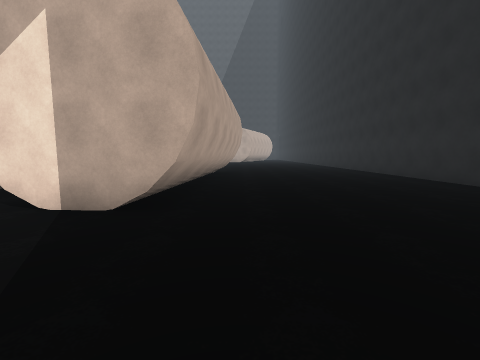
View 1 (above)

15 first-person views from a walk through a scene from a Unity 3-D project. The camera is 1.4 m above the floor, tilts 6° down and sees 90° across. The floor is counted in squares, 2 m on a side. Each view is taken from the middle of a square. On the plan, view 1 faces up. The plan holds only what a view shows up to about 9 squares ahead; the rest is blank. The place goes on beyond the plan.

View 2
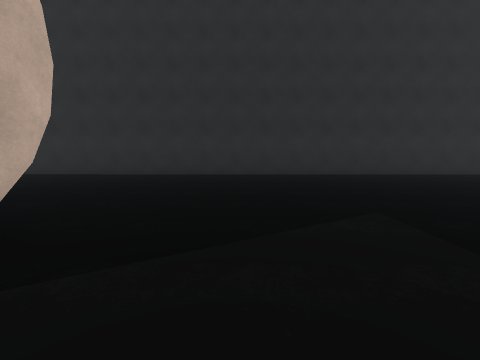

View 3
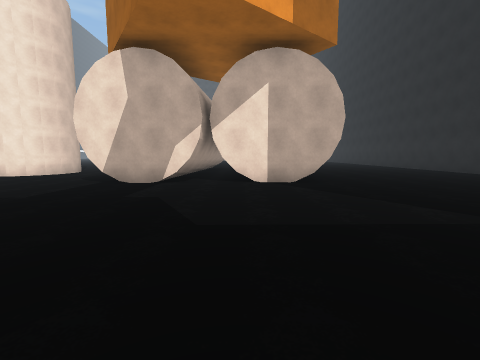

View 4
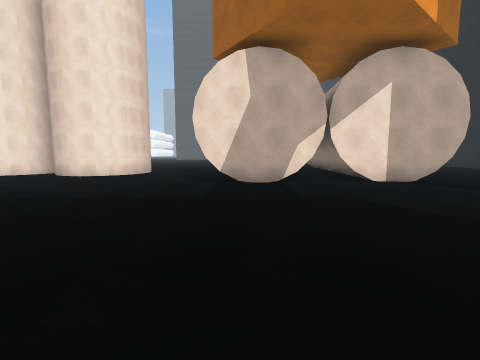

View 5
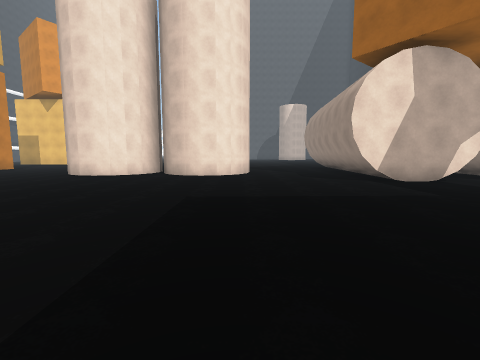

View 6
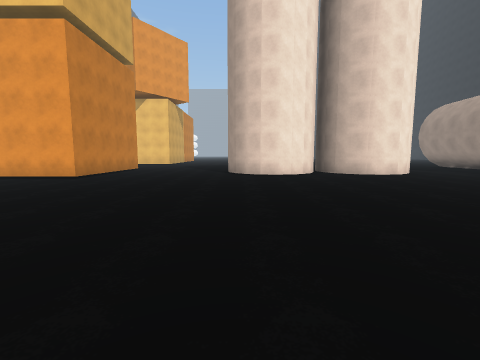

View 7
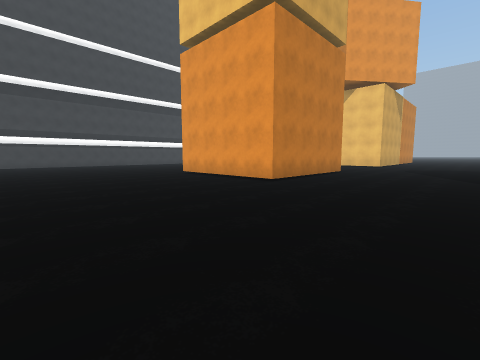

View 8
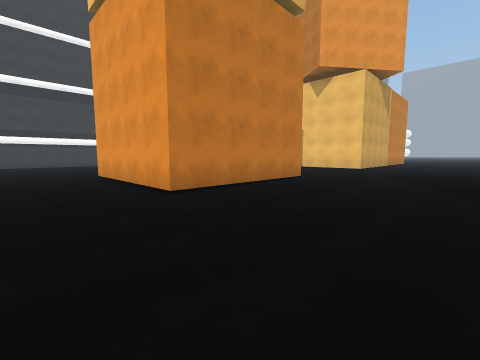

View 9
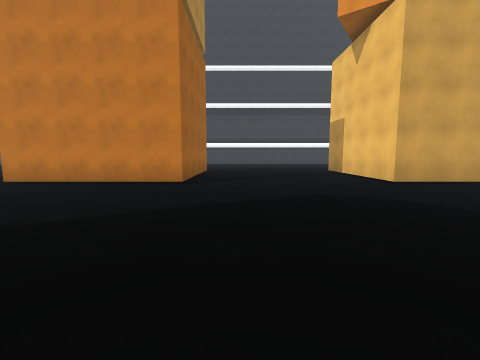

View 10
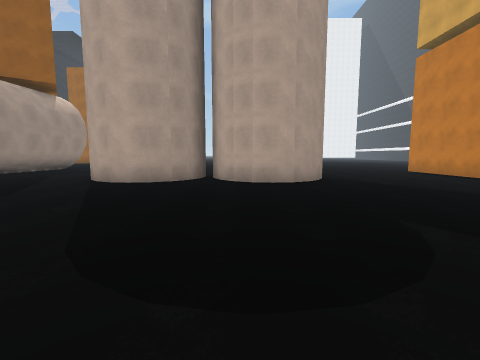

View 11
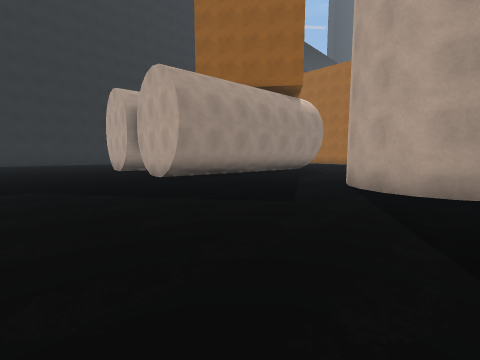

View 12
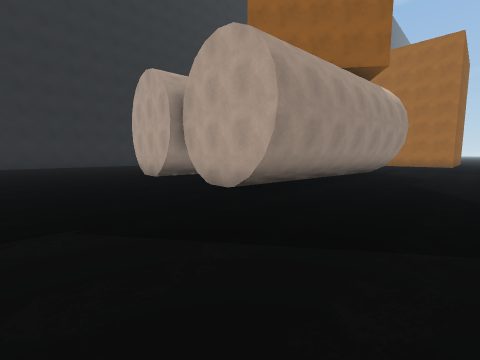

View 13
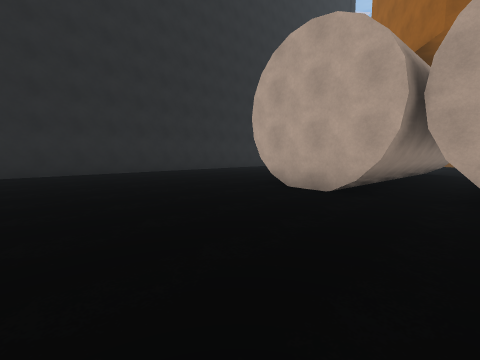

View 14
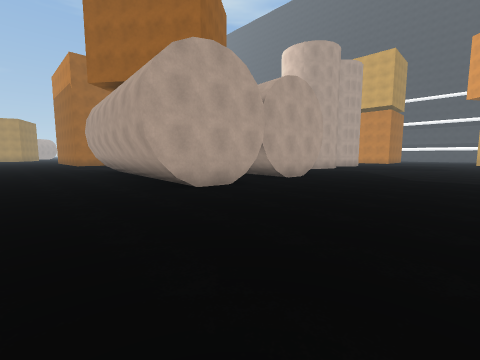

View 15
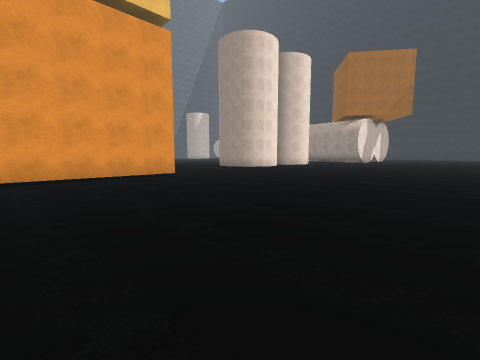

### Floor plan
Points are (right, up) in squares from view 1. A wall is a line through its corners. A room is listed if a view was taken in it or the views show most of it. See-through windows are left out.
Room 1 (views 1, 2, 3, 4, 5, 6, 7, 8, 9, 10, 11, 12, 13, 14, 15)
walls: (-13.2, 6.1) (-13.5, 5.6) (-13.8, 5.2) (-14.3, 5) (-14.8, 4.9) (-15.3, 5) (-15.8, 5.2) (-16.1, 5.6) (-16.4, 6); (-9.7, 6.1) (-9.9, 5.6) (-10.3, 5.2) (-10.8, 5) (-11.3, 4.9) (-11.8, 5) (-12.2, 5.2) (-12.6, 5.6) (-13, 6.3); (-12.9, 7) (-12.6, 7.5) (-12.3, 7.9) (-11.8, 8.1) (-11.3, 8.2) (-10.8, 8.1) (-10.3, 7.9) (-10, 7.5) (-9.7, 7); (-16.4, 7) (-16.2, 7.5) (-15.8, 7.9) (-15.3, 8.1) (-14.8, 8.2) (-14.3, 8.1) (-13.8, 7.9) (-13.5, 7.5) (-13.2, 7); (-4.2, 2.9) (-7, 3.1) (-6.4, 9.7) (-3.6, 9.5); (-3.5, 3.1) (-2.9, 9.7) (-0.1, 9.5) (-0.7, 2.9) (-3.5, 3.1); (-23.9, 8.6) (-20.9, 8.6) (-20.9, 4.1) (-25.4, 4.1); (-20.9, 14.5) (-20.9, 13.8) (-24, 13.8); (5.1, -7.1) (5.1, 14.1)

Positions as (right, up) in squares from view 1, and headings:
1: (0, 0), facing up
2: (-3, 1), facing right
3: (-3, -3), facing up
4: (-6, -3), facing up
5: (-10, -3), facing up
6: (-16, -3), facing up
7: (-17, -1), facing up-left
8: (-17, 2), facing up-left
9: (-15, 10), facing left
10: (-14, 14), facing down
11: (-12, 13), facing down-right
12: (-9, 13), facing down-right
13: (-4, 14), facing down-right
14: (2, 14), facing down-left
15: (-25, -3), facing up-right
